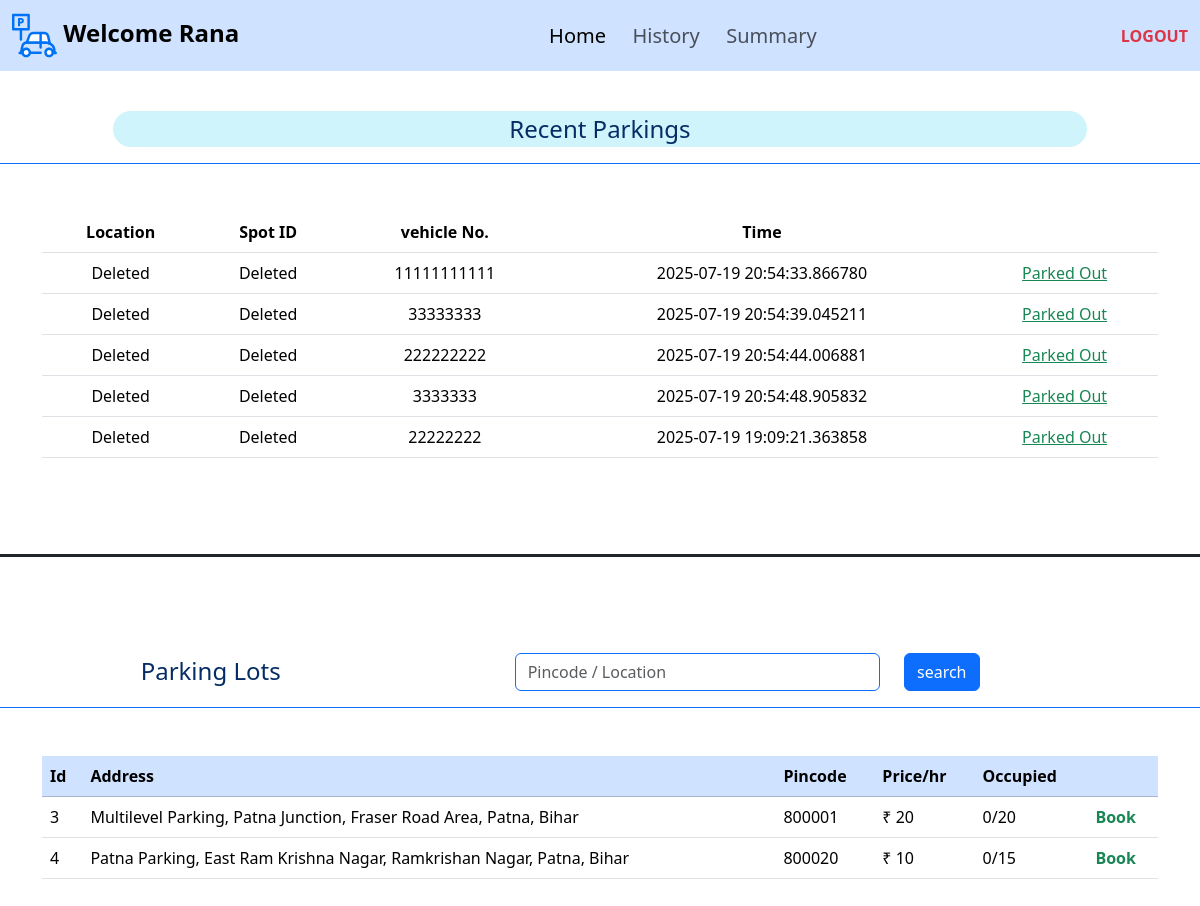
Screenshot of /user (signed in) with the database file from the repository.
### application/models.py (models this page shows)
class User(db.Model):
    id = db.Column(db.Integer, primary_key=True, autoincrement=True)
    email = db.Column(db.String(), unique=True, nullable=False)
    username = db.Column(db.String(), nullable=False)
    password = db.Column(db.String(), nullable=False)
    is_admin = db.Column(db.Boolean, default=False)
    bookings = db.relationship('Booking', backref='user', lazy=True, order_by='Booking.parking')

class Booking(db.Model):
    id = db.Column(db.Integer(), primary_key=True, autoincrement=True)
    user_id = db.Column(db.Integer(), db.ForeignKey('user.id'), nullable=False)
    lot_id = db.Column(db.Integer(), db.ForeignKey('parking_lot.id'), nullable=True)
    spot_id = db.Column(db.Integer(), db.ForeignKey('parking_spot.id'), nullable=True)
    parking = db.Column(db.DateTime(), nullable=False)
    leaving = db.Column(db.DateTime(), nullable=True)
    vehicle_no = db.Column(db.String(), nullable=False)
    cost = db.Column(db.Integer(), nullable= True)
    price = db.Column(db.Integer(),nullable=False)

class Parking_lot(db.Model):
    id = db.Column(db.Integer, primary_key=True ,autoincrement=True)
    max_spots = db.Column(db.Integer(), nullable=False)
    price = db.Column(db.Integer(), nullable=False)
    prime_location = db.Column(db.String(), nullable=False)
    pincode = db.Column(db.Integer(), nullable=False)
    address = db.Column(db.String(), nullable=False)
    spots = db.relationship('Parking_spot', backref='parking_lot', lazy=True)
    bookings = db.relationship('Booking', backref='parking_lot', lazy=True, order_by='Booking.parking')

### application/controllers.py (the view, shortened to what this page needs)
@app.route('/user', methods=['GET', 'POST'])
def user():
    if 'user' not in session:
        return redirect(url_for('login'))
    u=User.query.get(session['user'])
    if u.is_admin:
        return redirect(url_for('admin'))
    bookings=list(reversed(u.bookings))[:5]
    lots=Parking_lot.query.all()
    lt={l.id:l for l in lots}
    o={}
    for lot in lots:
        o[lot.id]=sum(1 for i in lot.spots if i.is_occupied)
    return render_template('user.html', user=u, bookings=bookings, parking_lots=lots, o=o, lt=lt)

### templates/user.html (shortened to what this page needs)
{% extends "template.jinja" %}
{% block body %}
<nav class="navbar navbar-expand-lg bg-primary-subtle">
    <div class="container-fluid">
        <a class="navbar-brand fs-4" href="/"><img src="/static/parking.svg" width="45" height="45"
                alt="ParkHere"><strong>&nbsp;Welcome {{user.username}}</strong></a>
        <div class="collapse navbar-collapse " id="navbarText">
            <ul class="navbar-nav m-auto mb-2 mb-lg-0">
                <li class="nav-item">
                    <a class="nav-link fs-5 active" aria-current="page" href="/user">Home&nbsp;&nbsp;</a>
                </li>
                <li class="nav-item">
                    <a class="nav-link fs-5 " aria-current="page" href="/user_history">History&nbsp;&nbsp;</a>
                </li>
                <li class="nav-item">
                    <a class="nav-link fs-5" aria-current="page" href="/summary">Summary&nbsp;&nbsp;</a>
                </li>
            </ul>
            <span class="navbar-text">
                <a class="link-danger link-underline-opacity-0" href="/logout"><b>LOGOUT</b></a>
            </span>
        </div>
    </div>
</nav>
<br>
<div class="container-fluid mb-5">
    <div class="row border-bottom border-primary justify-content-center p-3 mb-5">
        <div class="col-10 bg-info-subtle rounded-pill text-primary-emphasis text-center fs-4">
            Recent&nbsp;Parkings
        </div>
    </div>
</div>
<div class="container mb-5">
    <table class="table text-center">
        <thead>
            <th>Location</th>
            <th>Spot ID</th>
            <th>vehicle No.</th>
            <th>Time</th>
            <th></th>
        </thead>
        <tbody>
            {% for b in bookings%}
            <tr>
                {% if b.lot_id%}
                <td>{{lt[b.lot_id].address}}</td>
                <td>{{b.spot_id}}</td>
                {%else%}
                <td>Deleted</td>
                <td>Deleted</td>
                {%endif%}
                <td>{{b.vehicle_no}}</td>
                {%if b.leaving%}
                <td>{{b.leaving}}</td>
                {%else%}
                <td>{{b.parking}}</td>
                {%endif%}
                {% if b.leaving %}
                <td>
                    {%if b.lot_id%}
                    <a class="text-success" href="/book/{{b.lot_id}}">Park Again</a>
                    {%else%}
                    <a class="text-success" href="/">Parked Out</a>
                    {%endif%}
                </td>
                {%else%}
                <td><b><a class="link-danger link-underline-opacity-0" href="/release/{{b.id}}">Release</a></b></td>
                {% endif %}
            </tr>
            {% endfor %}
        </tbody>
    </table>
</div>
<br><br>
<div class="container-fluid">
    <div class="row border-top border-3 border-dark p-3 mb-5"></div>
    <form class="row border-bottom border-primary p-3 mb-5" method="post">
        <div class="col-4 text-primary-emphasis text-center fs-4">Parking&nbsp;Lots</div>
        <div class="col-1"></div>
        <div class="col-4 text-primary-emphasis text-end ">
            <input class="form-control border-primary " id="inputEmail5" type="text" name="search"
                placeholder="Pincode / Location">
        </div>
        <div class="col-3 text-primary-emphasis text-start"><button class=' col btn btn-primary'
                type="submit">search</button></div>
    </form>
</div>
<div class="container mb-5">
    <table class="table">
        <thead class="table-primary">
            <th>Id</th>
            <th>Address</th>
            <th>Pincode</th>
            <th>Price/hr</th>
            <th>Occupied</th>
            <th></th>
        </thead>
        <tbody>
            {% for lot in parking_lots %}
            <tr>
                <td>{{lot.id}}</td>
                <td>{{lot.address}}</td>
                <td>{{lot.pincode}}</td>
                <td>₹ {{lot.price}}</td>
                <td>{{ o[lot.id] }}/{{ lot.spots | length }}</td>
                {%if o[lot.id] == (lot.spots | length)%}
                <td>
                    <div class="text-danger">FULL</div>
                </td>
                {%else%}
                <th><a class="link-success link-underline-opacity-0 fs-6" href="/book/{{lot.id}}">Book</a></th>
                {%endif%}
            </tr>
            {% endfor %}
        </tbody>
    </table>
</div>
<br><br>
{% endblock %}

### rows the page displays
User: username "Rana"
Booking: shows "Deleted", vehicle_no "11111111111", leaving "2025-07-19 20:54:33.866780", shows "Parked Out"
Booking: shows "Deleted", vehicle_no "33333333", leaving "2025-07-19 20:54:39.045211", shows "Parked Out"
Booking: shows "Deleted", vehicle_no "222222222", leaving "2025-07-19 20:54:44.006881", shows "Parked Out"
Booking: shows "Deleted", vehicle_no "3333333", leaving "2025-07-19 20:54:48.905832", shows "Parked Out"
Booking: shows "Deleted", vehicle_no "22222222", leaving "2025-07-19 19:09:21.363858", shows "Parked Out"
Parking_lot: id "3", address "Multilevel Parking, Patna Junction, Fraser Road Area, Patna, Bihar", pincode "800001", price "20", o "0", spots|length "20"
Parking_lot: id "4", address "Patna Parking, East Ram Krishna Nagar, Ramkrishan Nagar, Patna, Bihar", pincode "800020", price "10", o "0", spots|length "15"
